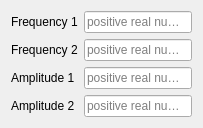
           <widget class="QWidget" name="page_Waves">
            <layout class="QGridLayout" name="gridLayout_9">
             <item row="0" column="0">
              <layout class="QFormLayout" name="formLayout_5">
               <item row="0" column="0">
                <widget class="QLabel" name="wavesFreq1Lable">
                 <property name="text">
                  <string>Frequency 1</string>
                 </property>
                </widget>
               </item>
               <item row="0" column="1">
                <widget class="QLineEdit" name="wavesFreq1Edit">
                 <property name="text">
                  <string/>
                 </property>
                 <property name="placeholderText">
                  <string>positive real number</string>
                 </property>
                </widget>
               </item>
               <item row="1" column="0">
                <widget class="QLabel" name="wavesFreq2Lable">
                 <property name="text">
                  <string>Frequency 2</string>
                 </property>
                </widget>
               </item>
               <item row="1" column="1">
                <widget class="QLineEdit" name="wavesFreq2Edit">
                 <property name="text">
                  <string/>
                 </property>
                 <property name="placeholderText">
                  <string>positive real number</string>
                 </property>
                </widget>
               </item>
               <item row="2" column="0">
                <widget class="QLabel" name="wavesAmp1Label">
                 <property name="text">
                  <string>Amplitude 1</string>
                 </property>
                </widget>
               </item>
               <item row="2" column="1">
                <widget class="QLineEdit" name="wavesAmp1Edit">
                 <property name="text">
                  <string/>
                 </property>
                 <property name="placeholderText">
                  <string>positive real number</string>
                 </property>
                </widget>
               </item>
               <item row="3" column="0">
                <widget class="QLabel" name="wavesAmp2Label">
                 <property name="text">
                  <string>Amplitude 2</string>
                 </property>
                </widget>
               </item>
               <item row="3" column="1">
                <widget class="QLineEdit" name="wavesAmp2Edit">
                 <property name="text">
                  <string/>
                 </property>
                 <property name="placeholderText">
                  <string>positive real number</string>
                 </property>
                </widget>
               </item>
              </layout>
             </item>
            </layout>
           </widget>
